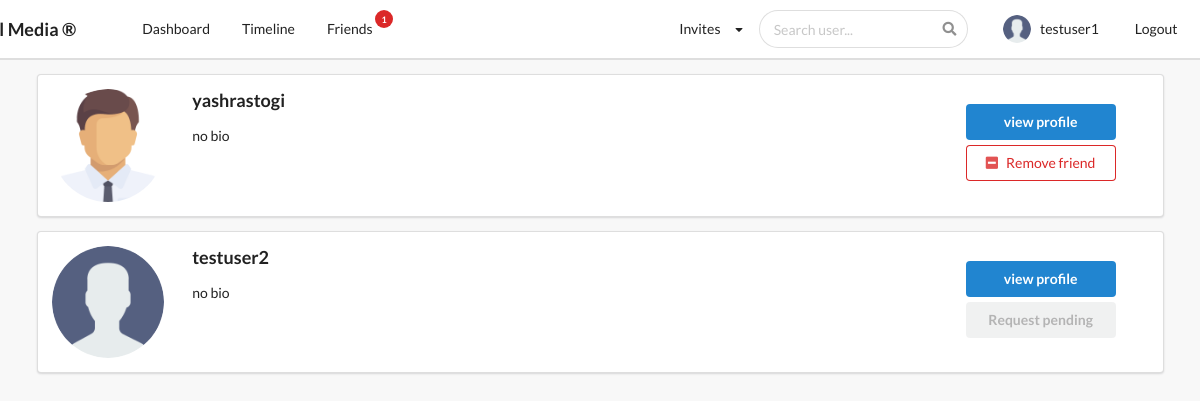
The app's page /profiles/ (signed in), older data.
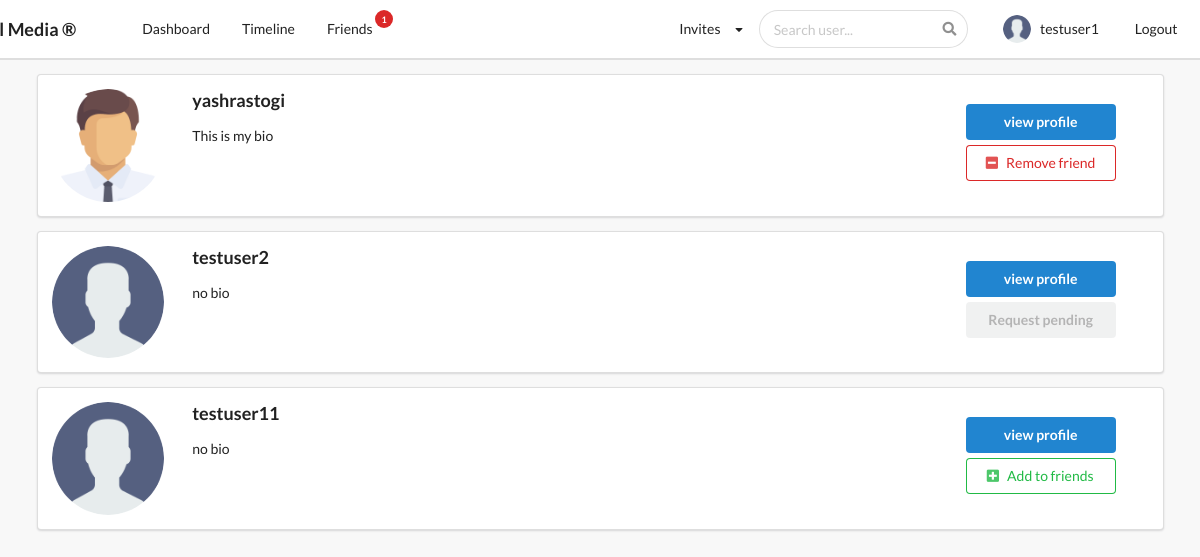
The same page, newer data.
### profiles/models.py (models this page shows, shortened)
class Profile(models.Model):
    first_name = models.CharField(max_length = 200, blank = True)
    last_name = models.CharField(max_length = 200, blank = True)
    user = models.OneToOneField(settings.AUTH_USER_MODEL,on_delete=models.CASCADE)
    bio = models.TextField(default = "no bio", max_length=300, blank = True)
    email = models.EmailField(max_length = 200,blank = True)
    country = models.CharField(choices = COUNTRY_CHOICES, max_length = 100,blank = True)
    avatar = models.ImageField(default = "avatar.png", upload_to = 'avatars/')
    friends = models.ManyToManyField(settings.AUTH_USER_MODEL, blank = True, related_name='friends')
    slug = models.SlugField(unique = True, blank = True)
    updated = models.DateTimeField(auto_now=True)
    created =  models.DateTimeField(auto_now_add=True)
    objects = ProfileManager()
    __initial_first_name = None
    __initial_last_name = None
    def __init__(self,*args, **kwargs):
        super().__init__(*args, **kwargs)
        self.__initial_first_name = self.first_name
        self.__initial_last_name = self.last_name
    def get_absolute_url(self):
        return reverse("profiles:profiles_detail_view", kwargs={"slug":self.slug})
    def get_friends_no(self):
        return self.friends.all().count()

### profiles/views.py (the view)
# urls.py: path('', ProfileListView.as_view(), name='all_profiles_view'),
class ProfileListView(LoginRequiredMixin, ListView):
    model = Profile
    template_name = 'profiles/profile_list.html'
    context_object_name = "qs"                        #this refers to the context
    def get_queryset(self):
        qs = Profile.objects.get_all_profiles(self.request.user)
        return qs
    def get_context_data(self, **kwargs):
        context = super().get_context_data(**kwargs)
        user = User.objects.get(username__iexact=self.request.user)
        profile = Profile.objects.get(user=user)
        context["profile"] = profile
        rel_r = Relationship.objects.filter(sender=profile)    #it store relationship we send to other user
        rel_s = Relationship.objects.filter(receiver=profile)  #it store relationship send by other user to our profile
        rel_receiver = []
        rel_sender = []
        for item in rel_r:
            rel_receiver.append(item.receiver.user)
        for item in rel_s:
            rel_sender.append(item.sender.user)
        context["rel_receiver"] = rel_receiver
        context["rel_sender"] = rel_sender
        context["is_empty"] = False
        if len(self.get_queryset()) == 0:
            context["is_empty"] = True
        return context

### profiles/context_processors.py (called while the page is built)
def profile_dp(request):
    if request.user.is_authenticated:
        profile_obj = Profile.objects.get(user=request.user)
        pic = profile_obj.avatar
        return {'picture':pic}
    return {}

def invitation_received_no(request):
    if request.user.is_authenticated:
        profile_obj = Profile.objects.get(user=request.user)
        qs_count = Relationship.objects.invitations_received(profile_obj).count()
        return {'invites_no':qs_count}
    return {}

def friends_no(request):
    if request.user.is_authenticated:
        profile_obj = Profile.objects.get(user=request.user)
        count = profile_obj.get_friends_no()
        return {'friend_count':count}
    return {}

def search_profiles(request):
    if request.user.is_authenticated:
        context = {}
        context["qs_json"] = json.dumps(list(Profile.objects.values()), default=str)
        return context
    else:
        return {}

### profiles/models.py (called while the page is built)
    def get_all_profiles(self, me):
        profiles = Profile.objects.all().exclude(user = me)
        return profiles

    def invitations_received(self,receiver):
        qs = Relationship.objects.filter(receiver=receiver, status='send')
        return qs

### profiles/templates/profiles/profile_list.html (shortened to what this page needs)
{% extends 'base.html' %}
{% block content %}
    {% for obj in qs %}
        <div class="ui segment">
            <div class="ui grid">
                <div class="row">
                    <div class="two wide column">
                        <img class="ui small circular image" src="{{obj.avatar.url}}">
                    </div>
                    <div class="eleven wide column">
                        <h3>{{obj.user}}</h3>
                        <p>{{obj.bio}}</p>
                    </div>
                    <div class="three wide column" style="margin-top:15px;">
                        <a href="{{obj.get_absolute_url}}">
                            <button class="ui primary button" style="margin-bottom:5px; width: 150px">
                                view profile
                            </button>
                        </a>
                        {% if obj.user not in rel_receiver and obj.user not in rel_sender %}
                            <form action="{% url 'profiles:send_invite' %}" method="POST">
                                <button type="submit" class="ui positive basic button" style="width:150px;"><i class="plus square icon"></i>Add to friends</button>
                            </form>
                        {% endif %}
                        <br>
                        {% if obj.user in rel_receiver and request.user not in obj.friends.all %}
                            <button class="ui disabled button" style="width: 150px;">Request pending</butotn>
                        {% endif %}
                        {% if request.user in obj.friends.all %}
                            <form action="{% url 'profiles:remove_friend' %}" method="POST">
                                <button type="submit" class="ui negative basic button"><i class="minus square icon"></i>Remove friend</button>
                            </form>
                        {% endif %}
                    </div>
                </div>
            </div>
        </div>
    {% endfor %}
{% endblock content %}

### templates/base.html (shortened to what this page needs)
{% load static %}
<!doctype html>
<html lang="en">
  <head>
    <link rel="stylesheet" type="text/css" href= {% static 'style.css' %}>
    <link rel="stylesheet" type='text/css' href="https://cdnjs.cloudflare.com/ajax/libs/semantic-ui/2.2.14/semantic.min.css">
  </head>
  <body>
    {% include 'main/navbar.html' %}
      <div class="ui container">
        {% block content %}
        {% endblock content %}
    </div>
  </body>
</html>

### templates/main/navbar.html (shortened to what this page needs)
{% url 'posts:main_post_view' as path_to_posts %}
{% url 'profiles:my_profile_view' as path_to_my_profile %}
{% url 'profiles:my_friends_view' as path_to_friends %}
{% url 'profiles:users_posts' as path_to_timeline %}
{% url 'logout_view' as path_to_logout %}
{% url 'login_view' as path_to_login %}
<div class="ui secondary pointing menu nav"
    style="height:60px; position:sticky; top:0; z-index:1; background-color: white;">
    <div class="ui container">
        <h3 style="margin-left:-80px; padding-right:50px; padding-top: 8px;">Social Media &reg;</h3>
        <a href="{{path_to_posts}}" class="{% if request.path == path_to_posts %}active{% endif %} item">
            Dashboard
        </a>
        {% if request.user.is_authenticated %}
        <a href="{{path_to_timeline}}" class="{% if request.path == path_to_timeline %}active{% endif %} item">
            Timeline
        </a>
        <a  href="{{path_to_friends}}" class="{% if request.path == path_to_friends %}active{% endif %} item">
            Friends
            <div class="mini floating circular ui red label" style="top:0px;">{{friend_count}}</div>
        </a>
        {% endif %}
        <div class="right menu">
            {% if request.user.is_authenticated %}
            <div class="item">
                <div class="ui dropdown"> Invites
                    <i class="ui dropdown icon"></i>
                </div>
            </div>
            <div class="ui search" style="padding-right:30px;">
                <div class="ui icon input">
                    <input id="search_here" class="prompt" type="text" placeholder="Search user...">
                </div>
            </div>
            <a style="padding:5px; padding-right:20px" href="{{path_to_my_profile}}"
                class="{% if request.path == path_to_my_profile %}active{% endif %} item" style="margin-top:10px;">
                <img src={{picture.url}} class="ui avatar image">&nbsp;
                {{request.user}}
            </a>
            <a style="margin-right:-30px" href="{{path_to_logout}}" class="ui item">Logout</a>
            {% else %}
            <a href="{{path_to_login}}" class="ui item">
                Login
            </a>
            {% endif %}
        </div>
    </div>
</div>

### static_project/style.css (style rules this page uses)
body { background-color: #f8f8f8 !important; }
.nav { border-radius: 0px !important; padding: 10px 0 10px 0 !important; background-color: black; }

Row changes from the older to the newer data that the page shows:
changed Profile "yashrastogi": bio "no bio" → "This is my bio"
added Profile: avatar (placeholder picture), user "testuser11", bio "no bio"
